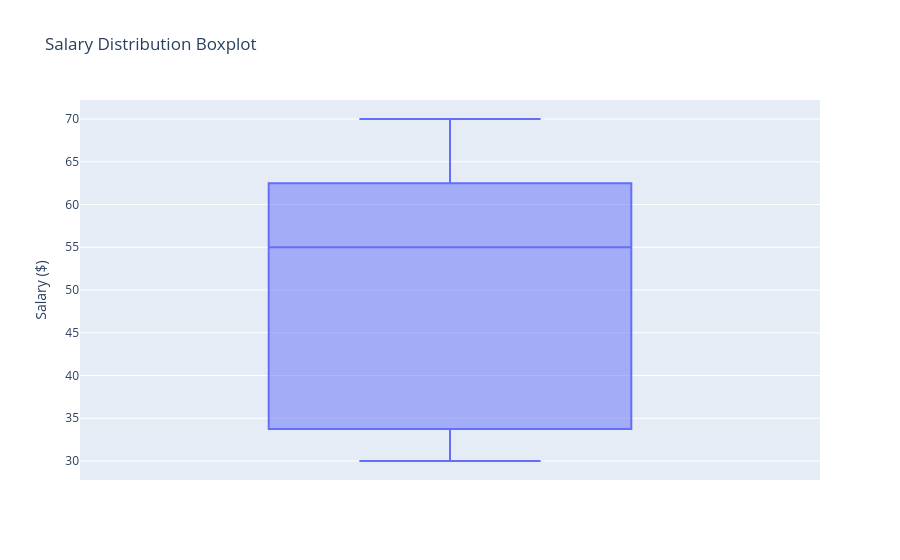

The code cell stored with this chart in its notebook:
### Markdown cell above
#### Show a visual summary of the data using boxplot. What Are the First and Third Quartiles? Comment your results.

* Hint : Quantiles vs Quartiles*
In Probability and Statistics, quantiles are cut points dividing the range of a probability distribution into continuous intervals with equal probabilities. When division is into four parts the values of the variate corresponding to 25%, 50% and 75% of the total distribution are called quartiles.

### Code cell
import pandas as pd
import plotly.express as px
fig = px.box(employee, y='Salary', title='Salary Distribution Boxplot')
fig.update_layout(yaxis_title='Salary ($)')
fig.show()

### Figure 1 — Plotly figure (JSON) as saved in the notebook; plotly's stock layout.template omitted (floating-point values rounded to 4 significant figures)
{"data": [{"alignmentgroup": "True", "hovertemplate": "Salary=%{y}<extra></extra>", "legendgroup": "", "marker": {"color": "#636efa"}, "name": "", "notched": false, "offsetgroup": "", "orientation": "v", "showlegend": false, "type": "box", "x0": " ", "xaxis": "x", "y": [35, 30, 30, 35, 55, 55, 70, 60, 70], "y0": " ", "yaxis": "y"}], "layout": {"boxmode": "group", "legend": {"tracegroupgap": 0}, "title": {"text": "Salary Distribution Boxplot"}, "xaxis": {"anchor": "y", "domain": [0, 1]}, "yaxis": {"anchor": "x", "domain": [0, 1], "title": {"text": "Salary ($)"}}}}
